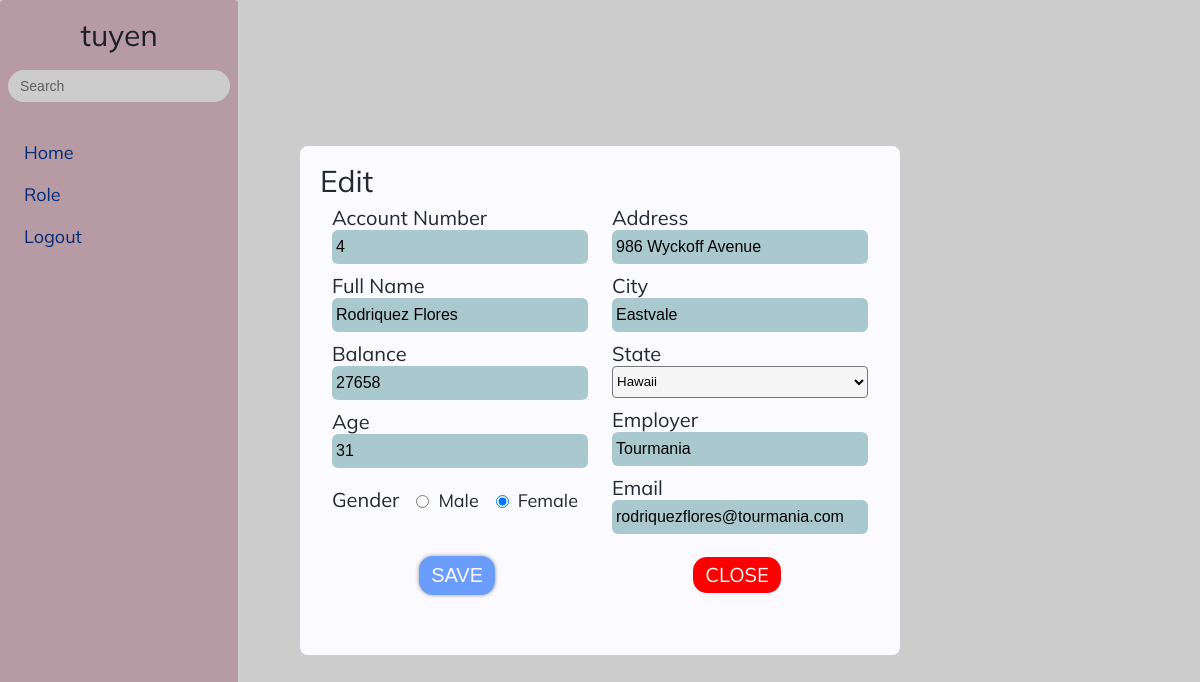
Screenshot of /index.php?account_number=4 (signed in) with the database file from the repository.
### tables this page shows
CREATE TABLE user (userID INTEGER AUTO_INCREMENT NOT NULL, username varchar (50) NOT NULL, phone varchar (20) NOT NULL, email char (50) NOT NULL, password char (100) NOT NULL, country varchar (30) NOT NULL, PRIMARY KEY (userID), UNIQUE (email));

CREATE TABLE accounts (
    account_number [INTEGER AUTO_INCREMENT],
    balance        INT (11)                 NOT NULL,
    first_name     VARCHAR (30)             NOT NULL,
    last_name      VARCHAR (30)             NOT NULL,
    age            INT (4)                  NOT NULL,
    gender         CHAR (5)                 NOT NULL,
    address        TEXT                     NOT NULL,
    employer       VARCHAR (30)             NOT NULL,
    email          TEXT                     NOT NULL,
    city           VARCHAR (100)            NOT NULL,
    state          CHAR (10)                NOT NULL,
    PRIMARY KEY (
        account_number
    ),
    FOREIGN KEY (state) REFERENCES state(state)
);

### control/function.php (called while the page is built, shortened)
<?php
function checkPermission($permissions, $permission)
{
  return in_array($permission, $permissions);
}
?>

### control/info.php (called while the page is built, shortened)
<?php
$account_number = $_GET['account_number'];
$sql = 'SELECT * FROM accounts WHERE account_number = ' . $account_number . ';';
$statement = $connect->prepare($sql);
$statement->execute();
$result = $statement->fetchAll(PDO::FETCH_ASSOC);
foreach ($result as $row) {
  $fullName = $row['first_name'] . ' ' . $row['last_name'];
  $age = $row['age'];
  $gender = $row['gender'] == 'M' ? 'Male' : 'Female';
  $address = $row['address'];
  $employer = $row['employer'];
  $email = $row['email'];
  $city = $row['city'];
  $state = $row['state'];
  $balance = $row['balance'];
}
?>

### index.php (the view, shortened to what this page needs)
<?php
include './control/Data.php';
include('./control/function.php');
$data = new Data();
$connect = $data->connect();
$email = $_SESSION['account'];
$permissions = getPermissions($email, $connect);
?>
<!DOCTYPE html>
<html lang="en">
<head>
</head>
<body>
  <div class="main">
    <?php include_once "./layout/navigation.php"; ?>
    <div class="grid">
      <div class="row">
        <div class="col-12-xl col-12-lg col-12-md col-12-sm col-12-xs">
          <div class="content">
            <div class="content-header">
            </div>
          </div>
        </div>
      </div>
    </div>
  </div>
  <?php
  if (isset($_GET['account_number'])) {
    include_once './control/info.php';
    echo "<div class='overlay active'>";
  ?>
  <div class="overlay-info">
    <div class="overlay-info-heading">
      <h2 class="h2-heading">Edit</h2>
    </div>
    <form action="<?php echo isset($addNew) ? './control/new.php' : './control/edit.php' ?>" method="post" id="form">
      <div class="overlay-info-content">
        <div class="overlay-info-content-left">
          <div class="form-group">
            <div class="overlay-info-content-wrap">
              <h4 class="h4-heading">account number</h4>
              <input type='text' name='info-account_number' value='<?= $account_number ?>' readonly
                class="input-text input-account-number">
            </div>
          </div>
          <div class="form-group">
            <div class="overlay-info-content-wrap">
              <h4 class="h4-heading">full name</h4>
              <input type='text' name='info-full_name' value='<?= $fullName ?>' class="input-text input-full_name">
            </div>
          </div>
          <div class="form-group">
            <div class="overlay-info-content-wrap">
              <h4 class="h4-heading"> balance </h4>
              <input type='number' min="0" name='info-balance' value='<?= $balance ?>' class="input-text input-balance">
            </div>
          </div>
          <div class="form-group">
            <div class="overlay-info-content-wrap">
              <h4 class="h4-heading">age </h4>
              <input type="number" name='info-age' class="input-text input-age" value="<?= $age ?>" min="18" max="100"
                step="1">
            </div>
          </div>
          <div class="overlay-info-content-wrap overlay-info-content-wrap-gender">
            <h4 class="h4-heading">gender </h4>
            <?php
    if ($gender == 'Male') {
      echo "
            <div class='overlay-info-content-wrap-radio'>
            <input type='radio' name='info-gender' id = 'info-gender-m' value='M' checked>
            <label for='info-gender-m'>Male</label>
          </div>
          <div class='overlay-info-content-wrap-radio'>
            <input type='radio' name='info-gender' id = 'info-gender-f' value='F'>
            <label for='info-gender-f'>Female</label>
          </div>
            ";
    } else {
      echo "
            <div class='overlay-info-content-wrap-radio'>
            <input type='radio' name='info-gender' id = 'info-account-gender-m' value='M' >
            <label for='info-account-gender-m'>Male</label>
          </div>
          <div class='overlay-info-content-wrap-radio'>
            <input type='radio' name='info-gender' id = 'info-account-gender-f' value='F' checked>
            <label for='info-account-gender-f'>Female</label>
          </div>
            ";
    }
            ?>
          </div>
        </div>
        <div class="overlay-info-content-right">
          <div class="form-group">
            <div class="overlay-info-content-wrap">
              <h4 class="h4-heading">address </h4>
              <input type="text" name='info-address' class="input-text input-address" value="<?= $address ?>">
            </div>
          </div>
          <div class="form-group">
            <div class="overlay-info-content-wrap">
              <h4 class="h4-heading">city </h4>
              <input type="text" name='info-city' class="input-text input-city" value="<?= $city ?>">
            </div>
          </div>
          <div class="overlay-info-content-wrap">
            <h4 class="h4-heading">state </h4>
            <select name="info-state" id="" class="select">
              <?php
    $sql = 'SELECT * FROM state';
    $statement = $connect->prepare($sql);
    $statement->execute();
    $result = $statement->fetchAll(PDO::FETCH_ASSOC);
    foreach ($result as $row) {
      if ($row['state'] == $state) {
        echo "<option selected value  = '" . $row['state'] . "'>" . $row['name'] . "</option>";
      } else {
        echo "<option value  = '" . $row['state'] . "'>" . $row['name'] . "</option>";
      }
    }
              ?>
            </select>
          </div>
          <div class="form-group">
            <div class="overlay-info-content-wrap">
              <h4 class="h4-heading">employer </h4>
              <input type="text" name='info-employer' class="input-text input-employer" value="<?= $employer ?>">
            </div>
          </div>
          <div class="form-group">
            <div class="overlay-info-content-wrap">
              <h4 class="h4-heading">email </h4>
              <input type="email" name='info-email' class="input-text input-email" value="<?= $email ?>">
            </div>
          </div>
        </div>
      </div>
      <div class="overlay-info-button-wrap">
        <input type="submit" value="Save" name="<?php echo isset($addNew) ? 'add-submit' : 'edit-submit' ?>"></input>
        <a href="index.php" class="overlay-info-button-wrap-btn">close</a>
      </div>
    </form>
  </div>
  </div>
  <?php
  } ?>
</body>
<?php
function getPermissions($email, $connect)
{
  try {
    $permission = array();
    $sql = "SELECT permission.permissionType
  FROM user INNER JOIN user_role on (user.userID = user_role.userID)
  INNER JOIN roles on (user_role.roleID = roles.roles)
  INNER JOIN role_permission on (roles.roles = role_permission.roleID)
  INNER JOIN permission on (role_permission.permissionID = permission.permissionID) WHERE user.email = '$email';";
    $statement = $connect->prepare($sql);
    $statement->execute();
    $result = $statement->fetchAll(PDO::FETCH_ASSOC);
    foreach ($result as $row) {
      $permission[] = $row['permissionType'];
    }
  } catch (PDOException $e) {
    die($e->getMessage());
  }
  return $permission;
} ?>
</html>

### layout/navigation.php (shortened to what this page needs)
<div class="navigation">
  <h2 class="h2-heading">
    <?php
    try {
      $sql = "select username from user where email = '" . $_SESSION['account'] . "'";
      $statement = $connect->prepare($sql);
      $statement->execute();
      $result = $statement->fetch();
      echo $result[0];
    } catch (PDOException $e) {
    }
    ?>
  </h2>
  <div class="navigation-search">
    <?php
    preg_match('/index\.php/', $_SERVER['REQUEST_URI'], $match1);
    preg_match('/index\.php/', $_SERVER['PHP_SELF'], $match2);
    if ($match1 || $match2) {
    ?>
    <form action="<?php $_SERVER['PHP_SELF'] ?>" method='get' class="navigation-search-form">
      <input type="text" class="navigation-search-input" name="input-search" placeholder="Search"
        onkeyup=liveSearch(this.value)>
    </form>
    <?php
    }
    ?>
  </div>
  <ul class="navigation-list">
    <li class='navigation-list-item'>
      <a href='index.php' class='navigation-list-item-link'>Home</a>
    </li>
    <?php if (checkPermission($permissions, 'view-role')) {
      echo " <li class='navigation-list-item'>
          <a href='role.php' class='navigation-list-item-link'>Role</a></li>";
    } ?>
    <li class="navigation-list-item">
      <a href="./control/logout.php" class="navigation-list-item-link" onclick="return logout(this)">logout</a>
    </li>
  </ul>
</div>

### rows the page displays
user: username "tuyen"
accounts: info-full_name "Rodriquez Flores", info-balance "27658", info-age "31", info-address "986 Wyckoff Avenue", info-city "Eastvale", info-employer "Tourmania", info-email "rodriquezflores@tourmania.com"

### other values shown
form field info-state "Hawaii"
